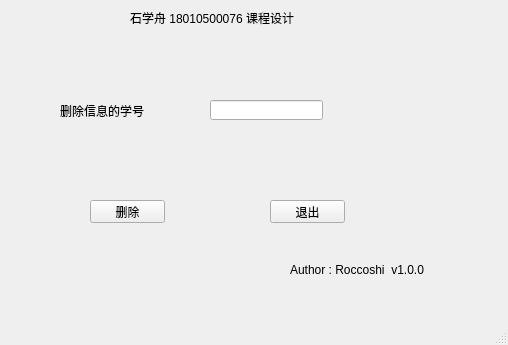
<?xml version="1.0" encoding="UTF-8"?>
<ui version="4.0">
 <class>dele</class>
 <widget class="QMainWindow" name="dele">
  <property name="geometry">
   <rect>
    <x>0</x>
    <y>0</y>
    <width>508</width>
    <height>345</height>
   </rect>
  </property>
  <property name="windowTitle">
   <string>删除学生</string>
  </property>
  <widget class="QWidget" name="centralwidget">
   <widget class="QPushButton" name="pushButton_dele">
    <property name="geometry">
     <rect>
      <x>90</x>
      <y>200</y>
      <width>75</width>
      <height>23</height>
     </rect>
    </property>
    <property name="text">
     <string>删除</string>
    </property>
   </widget>
   <widget class="QPushButton" name="pushButton_exit">
    <property name="geometry">
     <rect>
      <x>270</x>
      <y>200</y>
      <width>75</width>
      <height>23</height>
     </rect>
    </property>
    <property name="text">
     <string>退出</string>
    </property>
   </widget>
   <widget class="QLabel" name="label">
    <property name="geometry">
     <rect>
      <x>60</x>
      <y>100</y>
      <width>141</width>
      <height>21</height>
     </rect>
    </property>
    <property name="text">
     <string>删除信息的学号</string>
    </property>
   </widget>
   <widget class="QLineEdit" name="lineEdit_name">
    <property name="geometry">
     <rect>
      <x>210</x>
      <y>100</y>
      <width>113</width>
      <height>20</height>
     </rect>
    </property>
   </widget>
   <widget class="QLabel" name="label_2">
    <property name="geometry">
     <rect>
      <x>130</x>
      <y>10</y>
      <width>231</width>
      <height>16</height>
     </rect>
    </property>
    <property name="text">
     <string>石学舟 18010500076 课程设计</string>
    </property>
   </widget>
   <widget class="QLabel" name="label_5">
    <property name="geometry">
     <rect>
      <x>290</x>
      <y>260</y>
      <width>201</width>
      <height>20</height>
     </rect>
    </property>
    <property name="text">
     <string>Author : Roccoshi  v1.0.0</string>
    </property>
   </widget>
  </widget>
  <widget class="QMenuBar" name="menubar">
   <property name="geometry">
    <rect>
     <x>0</x>
     <y>0</y>
     <width>508</width>
     <height>26</height>
    </rect>
   </property>
  </widget>
  <widget class="QStatusBar" name="statusbar"/>
 </widget>
 <resources/>
 <connections/>
</ui>
